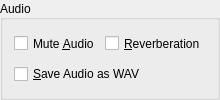
         <widget class="QGroupBox" name="GroupBoxLogFileSaveData">
          <property name="sizePolicy">
           <sizepolicy hsizetype="Minimum" vsizetype="Minimum">
            <horstretch>0</horstretch>
            <verstretch>0</verstretch>
           </sizepolicy>
          </property>
          <property name="title">
           <string>Audio</string>
          </property>
          <property name="alignment">
           <set>Qt::AlignLeading|Qt::AlignLeft|Qt::AlignVCenter</set>
          </property>
          <layout class="QVBoxLayout" name="verticalLayout_4">
           <item>
            <layout class="QHBoxLayout" name="horizontalLayout_3">
             <item>
              <widget class="QCheckBox" name="CheckBoxMuteAudio">
               <property name="sizePolicy">
                <sizepolicy hsizetype="Minimum" vsizetype="Minimum">
                 <horstretch>0</horstretch>
                 <verstretch>0</verstretch>
                </sizepolicy>
               </property>
               <property name="text">
                <string>Mute &amp;Audio</string>
               </property>
              </widget>
             </item>
             <item>
              <widget class="QCheckBox" name="CheckBoxReverb">
               <property name="sizePolicy">
                <sizepolicy hsizetype="Minimum" vsizetype="Minimum">
                 <horstretch>0</horstretch>
                 <verstretch>0</verstretch>
                </sizepolicy>
               </property>
               <property name="text">
                <string>&amp;Reverberation</string>
               </property>
              </widget>
             </item>
            </layout>
           </item>
           <item>
            <layout class="QHBoxLayout" name="_28">
             <property name="spacing">
              <number>6</number>
             </property>
             <property name="leftMargin">
              <number>0</number>
             </property>
             <property name="topMargin">
              <number>0</number>
             </property>
             <property name="rightMargin">
              <number>0</number>
             </property>
             <property name="bottomMargin">
              <number>0</number>
             </property>
             <item>
              <widget class="QCheckBox" name="CheckBoxSaveAudioWave">
               <property name="sizePolicy">
                <sizepolicy hsizetype="Minimum" vsizetype="Minimum">
                 <horstretch>0</horstretch>
                 <verstretch>0</verstretch>
                </sizepolicy>
               </property>
               <property name="text">
                <string>&amp;Save Audio as WAV</string>
               </property>
              </widget>
             </item>
             <item>
              <spacer name="horizontalSpacer">
               <property name="orientation">
                <enum>Qt::Horizontal</enum>
               </property>
               <property name="sizeHint" stdset="0">
                <size>
                 <width>13</width>
                 <height>13</height>
                </size>
               </property>
              </spacer>
             </item>
            </layout>
           </item>
          </layout>
         </widget>
